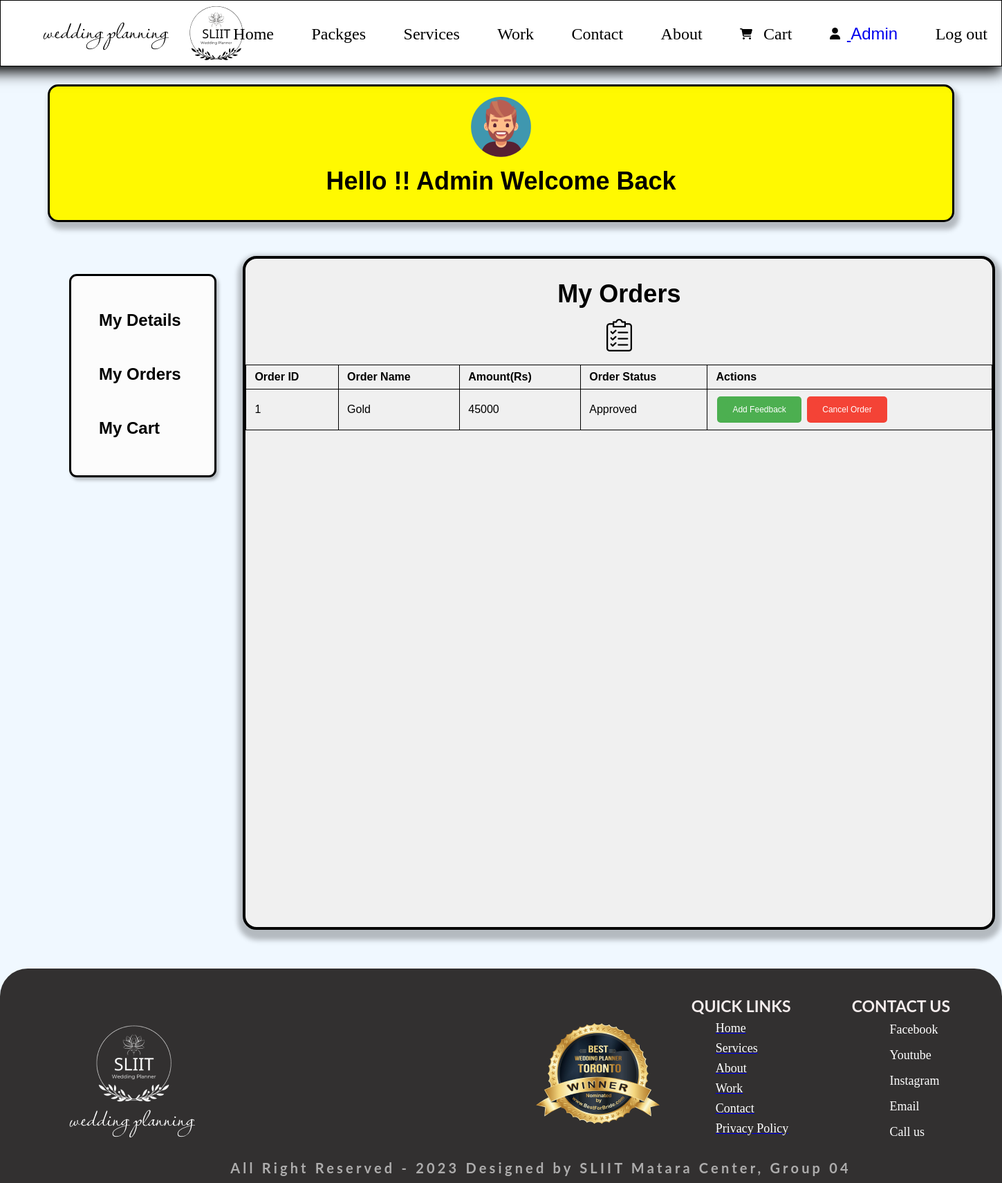
/myorders.php (signed in), run on the app's committed database.
### tables this page shows
CREATE TABLE `orders` (
  `order_id` int(11) NOT NULL,
  `Amount` int(11) NOT NULL,
  `BillingAddress` varchar(500) NOT NULL,
  `PaymentMethod` varchar(200) NOT NULL,
  `serviceName` varchar(500) NOT NULL,
  `orderStatus` varchar(200) NOT NULL DEFAULT 'pending',
  `user_id` int(200) NOT NULL
);

### myorders.php (the view, shortened to what this page needs)
<?php
include_once 'logHeader.php';
?>
<?php
require 'includes/config.php';
$UserID = $_SESSION["uid"];
?>
<?php
        $sql = "Select * from user_details where user_id = $UserID " ;
        $result = $conn->query($sql) ;
        if($result->num_rows > 0){
                while($row = $result->fetch_assoc()){
                    $profile = array();
                    $profile["UserID"] = $row["user_id"];
                    $profile["FirstName"] = $row["fname"];
                    $profile["LastName"] = $row["lname"];
                    $profile["Phone"] = $row["phone_No"];
                    $profile["Address"] = $row["address"];
                    $profile["City"] = $row["city"];
                    $profile["PostalCode"] = $row["postalcode"];
                }
        }else {
                echo "empty table";
        }
?>
<link rel="stylesheet" href="./Style/myprofile.css">
<link rel="stylesheet" href="./Style/mycart.css">
        <main>
            <section class="main-banner">
                <div>
                   <center> <img src="./images/userprofile/icon-256x256 1.png" style="margin-top: 15px;" >
                    <div class="welcome-msg" >
                        <h2>Hello !!
                    <?php
                        if(isset($_SESSION["fname"])){
                            echo $profile["FirstName"] ;
                        }else {
                            echo "User" ;
                        } ?>
                        Welcome Back </h2>
                    </div>
                </center>
                </div>
            </section>
            <div class="user-container">
                <div class="user-sidebar">
                  <ul class="user-menu">
                  <li><a href="./myprofile.php">My Details</a></li>
                    <li><a href="./myorders.php">My Orders</a></li>
                    <li><a href="./mycart.php">My Cart</a></li>
                  </ul>
            </div>
                <section class="details-section">
                    <div class="welcome-msg" >
                         <center><h2 style="margin-top: 30px;">My Orders</h2> </center>
                    </div>
                    <center><img src="./images/checkout/checkout.png" style="margin-top: 15px; margin-bottom: 15px;" ></center>
                    <?php
      $ordersql= "SELECT * from orders where user_id = '$UserID' ORDER BY order_id DESC";
      $orderresult = $conn->query($ordersql);
      if ($orderresult->num_rows> 0)
          {
              while($row = $orderresult->fetch_assoc())
              {
                  $orders[]=$row;
              }?>
              <table>
                  <tr>
                  <th>Order ID</th>
                  <th>Order Name</th>
                  <th>Amount(Rs)</th>
                  <th>Order Status</th>
                  <th>Actions</th>
                  </tr>
                  <?php foreach ($orders as $orders): ?>
                  <tr>
                  <td><?php echo $orders["order_id"] ?></td>
                  <td><?php echo $orders["serviceName"] ?></td>
                  <td><?php echo $orders["Amount"] ?></td>
                  <td id="status"><?php echo $orders["orderStatus"] ?></td>
                  <td>
                  <div id="edit-btn">
                      <a id="feedback-link" href="addfeedback.php?productid=<?php echo $orders['serviceName']."&userid=".$orders['user_id']?>">
                        <button id="edit-btn">Add Feedback</button>
                      </a>
                    </div>
                      <div id="delete-btn">
                      <a id="cancel-link" href="cancelorder.php?orderid=<?php echo $orders['order_id']."&userid=".$orders['user_id']?>">
                        <button id="delete-btn" onclick="return confirm('Are you sure you want to cancel the order?');">Cancel Order</button>
                      </a>
                    </div>
                  </td>
                  </tr>
                  <?php endforeach; ?>
            </table>
          <?php
          }
          else
          {
          echo "You Dont Have Any Orders Yet";
          }
      ?>
    </div>
        </main>
        <footer id="footer">
                <div>
                    <div>
                        <img src="./Src/Images/logo/white-logo.png" alt="">
                        <img src="./Src/Images/footer/Planner 1.png" alt="">
                        <ul>
                            <a href="./index.php"><li>Home</li></a>
                            <a href="./service.php"><li>Services</li></a>
                            <a href="./LogAboutus.php"><li>About</li></a>
                            <a href="#"><li>Work</li></a>
                            <a href="./LogContact.php"><li>Contact</li></a>
                            <a href="./privacy_policy.php"><li>Privacy Policy</li></a>
                        </ul>
                        <ul>
                            <a href="#"></a><li>Facebook</li></a>
                            <a href="#"></a><li>Youtube</li></a>
                            <a href="#"></a><li>Instagram</li></a>
                            <a href="#"></a><li>Email</li></a>
                            <a href="#"></a><li>Call us</li></a>
                        </ul>
                    </div>
                    <h3>Quick links</h3>
                    <h3>Contact Us</h3>
                    <p>All Right Reserved - 2023 Designed by SLIIT Matara Center, Group 04</p>
                </div>
        </footer>
    </body>
</html>

### Style/logheader.css (style rules this page uses)
* { margin: 0; padding: 0; font-family: Arial, Helvetica, sans-serif; }
body { background-color: aliceblue; }

### Style/myprofile.css (style rules this page uses)
* { margin: 0; padding: 0; font-family: Arial, Helvetica, sans-serif; }
body { background-color: aliceblue; }
main { position: relative; }
.main-banner { position: absolute; width: 90%; height: 193px; top: 125px; bottom: 0; left: 0; right: 0; margin: auto; display: block; border-radius: 15px; border: 3px solid #000; background: #fff901; box-shadow: 4px 8px 7px 3px rgba(0, 0, 0, 0.25); }
.user-container { border: 2px solid red; width: 200px; position: absolute; top: 300px; left: 100px; list-style: none; width: 207px; height: 288px; flex-shrink: 0; border-radius: 11px; border: 3px solid #000; background: #fcfcfc; box-shadow: 3px 4px 5px 0px rgba(0, 0, 0, 0.25); }
.user-menu > li { margin-left: 40px; text-decoration: none; margin-top: 50px; list-style: none; }
.user-menu > li > a { text-decoration: none; color: #000; font-family: Arial, Helvetica, sans-serif; font-size: 24px; font-weight: 700; }
.welcome-msg { color: #000; font-family: Arial, Helvetica, sans-serif; font-size: 24px; font-style: normal; font-weight: 700; line-height: normal; margin-top: 10px; }
.details-section { width: 1080px; height: 966px; flex-shrink: 0; background-color: red; position: absolute; left: 120%; top: -10%; border-radius: 20px; border: 4px solid #000; background: #f0f0f0; box-shadow: 1px 7px 7px 8px rgba(0, 0, 0, 0.25); -webkit-border-radius: 20px; -moz-border-radius: 20px; -ms-border-radius: 20px; -o-border-radius: 20px; }
footer > div { height: 310px; flex-shrink: 0; border-radius: 40px 40px 0px 0px; background: #323030; margin-top: 90%; }
footer > div > div { display: flex; justify-content: space-around; align-items: center; }
footer > div > div > img:nth-child(1) { margin-top: 33px; }
footer > div > div > img:nth-child(2) { margin-left: 300px; margin-top: 57px; }
footer > div > div ul { display: inline-flex; flex-direction: column; justify-content: center; align-items: flex-start; gap: 8px; margin-top: 70px; margin-left: -100px; }
footer > div > div > ul:nth-child(3) { padding-right: 65px; }
footer > div > div > ul li { list-style: none; cursor: pointer; font-size: 16px; color: #ffffff; font-family: saunion-serif, Georgia, Times New Roman, Times, serifns-serif; font-size: 18px; font-style: normal; font-weight: 400; line-height: normal; }
footer > div > h3 { color: #f5eded; font-family: Lato; font-size: 23px; font-style: normal; font-weight: 700; line-height: normal; text-transform: uppercase; }
footer > div { position: relative; }
footer > div > h3:nth-child(2) { position: absolute; right: 0; top: 0; left: 69%; margin-top: 40px; }
footer > div > h3:nth-child(3) { position: absolute; right: 0; top: 0; left: 85%; margin-top: 40px; }
footer > div > p:nth-child(4) { color: #ffffff; font-family: Lato; font-size: 20px; font-style: normal; font-weight: 700; line-height: normal; letter-spacing: 4.2px; opacity: 0.6; margin: auto; position: relative; display: inline-block; margin-left: 23%; margin-top: 2%; }

### Style/mycart.css (style rules this page uses)
#edit-btn { background-color: #4caf50; border: none; color: white; padding: 5px 10px; text-align: center; text-decoration: none; display: inline-block; font-size: 12px; margin: 2px 2px; cursor: pointer; border-radius: 5px; }
#delete-btn { background-color: #f44336; border: none; color: white; padding: 5px 10px; text-align: center; text-decoration: none; display: inline-block; font-size: 12px; margin: 2px 2px; cursor: pointer; border-radius: 5px; }

### myorders.php (style rules this page uses)
table { width: 100%; border-collapse: collapse; }
table, th, td { border: 1px solid black; }
th, td { padding: 8px 12px; text-align: left; }

### data on the page
orders: order_id "1", serviceName "Gold", Amount "45000", orderStatus "Approved"

### other printed values
$_SESSION["fname"] "Admin"
$profile["FirstName"] "Admin"
